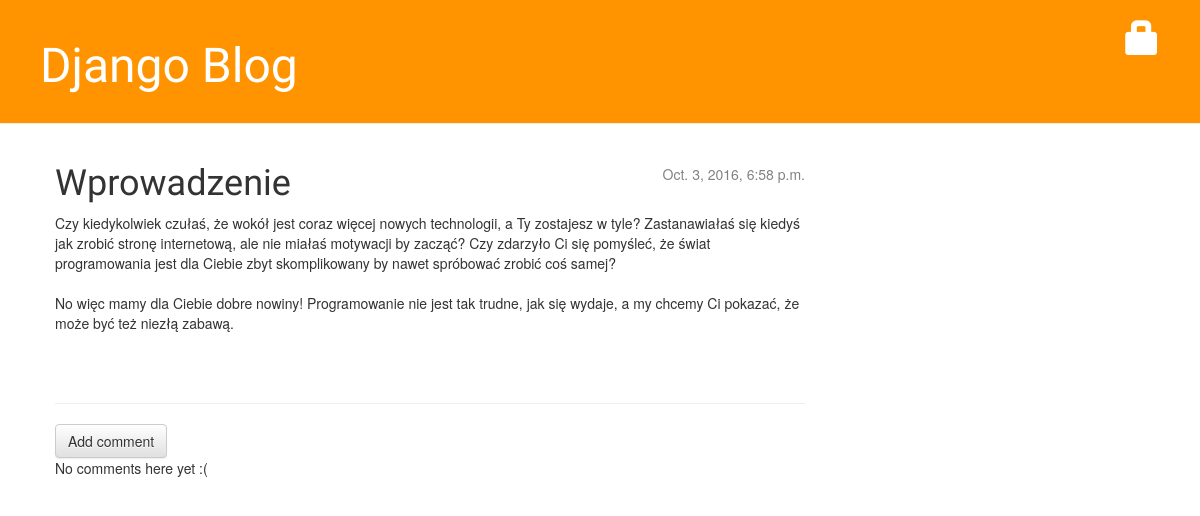
/post/1/, run on an earlier commit of the app's database.
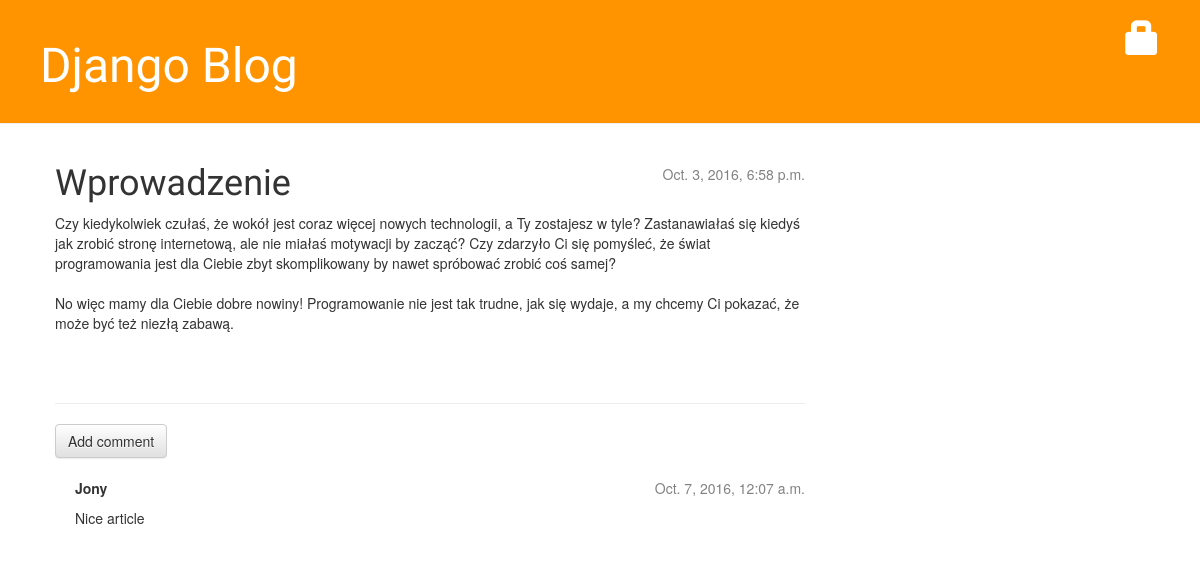
And on a later commit of the database.
### blog/models.py (models this page shows, shortened)
class Comment(models.Model):
    post = models.ForeignKey('blog.Post', related_name='comments')
    author = models.CharField(max_length=200)
    text = models.TextField()
    created_date = models.DateTimeField(default=timezone.now)
    approved_comment = models.BooleanField(default=False)

### blog/views.py (the view)
# urls.py: url(r'^post/(?P<pk>[0-9]+)/$', views.post_detail, name='post_detail'),
def post_detail(request, pk):
    post = get_object_or_404(Post, pk=pk)
    return render(request, 'blog/post_detail.html', {'post': post})

### blog/templates/blog/post_detail.html (shortened to what this page needs)
{% extends 'blog/base.html' %}
{% block content %}
    <div class="post">
        {% if post.published_date %}
            <div class="date">
                {{ post.published_date }}
            </div>
        {% else %}
            {% if user.is_authenticated %}
                <a class="btn btn-default" href="{% url 'post_publish' pk=post.pk %}">Publish</a>
            {% endif %}
        {% endif %}
        <h1>{{ post.title }}</h1>
        <p>{{ post.text|linebreaksbr }}</p>
    </div>
    <hr>
    <a class="btn btn-default" href="{% url 'add_comment_to_post' pk=post.pk %}">Add comment</a>
    {% for comment in post.comments.all %}
    {% if user.is_authenticated or comment.approved_comment %}
    <div class="comment">
        <div class="date">
            {{ comment.created_date }}
        </div>
        <strong>{{ comment.author }}</strong>
        <p>{{ comment.text|linebreaks }}</p>
    </div>
    {% endif %}
{% empty %}
    <p>No comments here yet :(</p>
{% endfor %}
{% endblock %}

What changed in the data, as far as the page shows it:
added Comment: created_date "Oct. 7, 2016, 12:07 a.m.", author "Jony", text "Nice article"
Also different on the page:
text no longer shown: "No comments here yet :("
